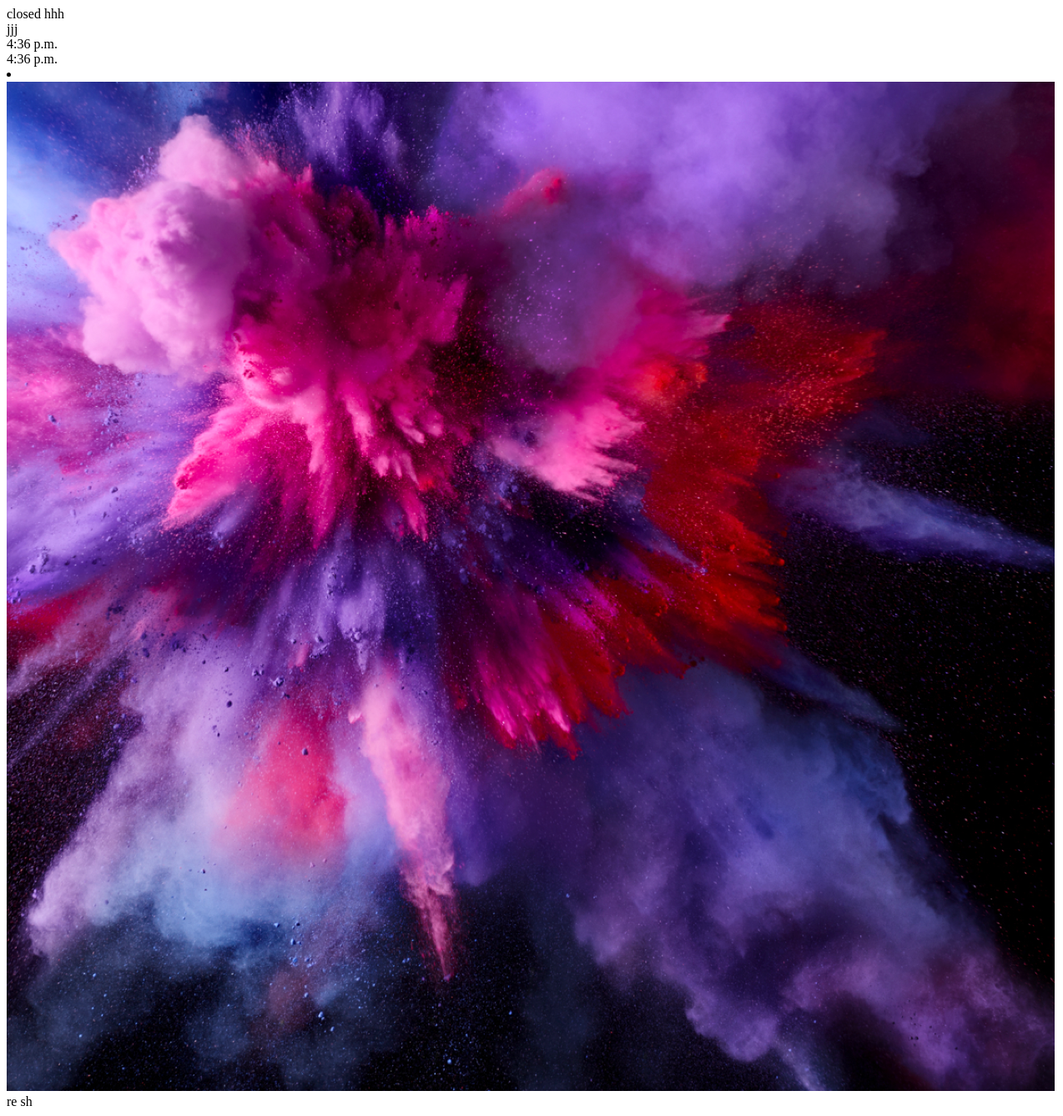
The page /detail/hhh/ on the database as committed earlier.
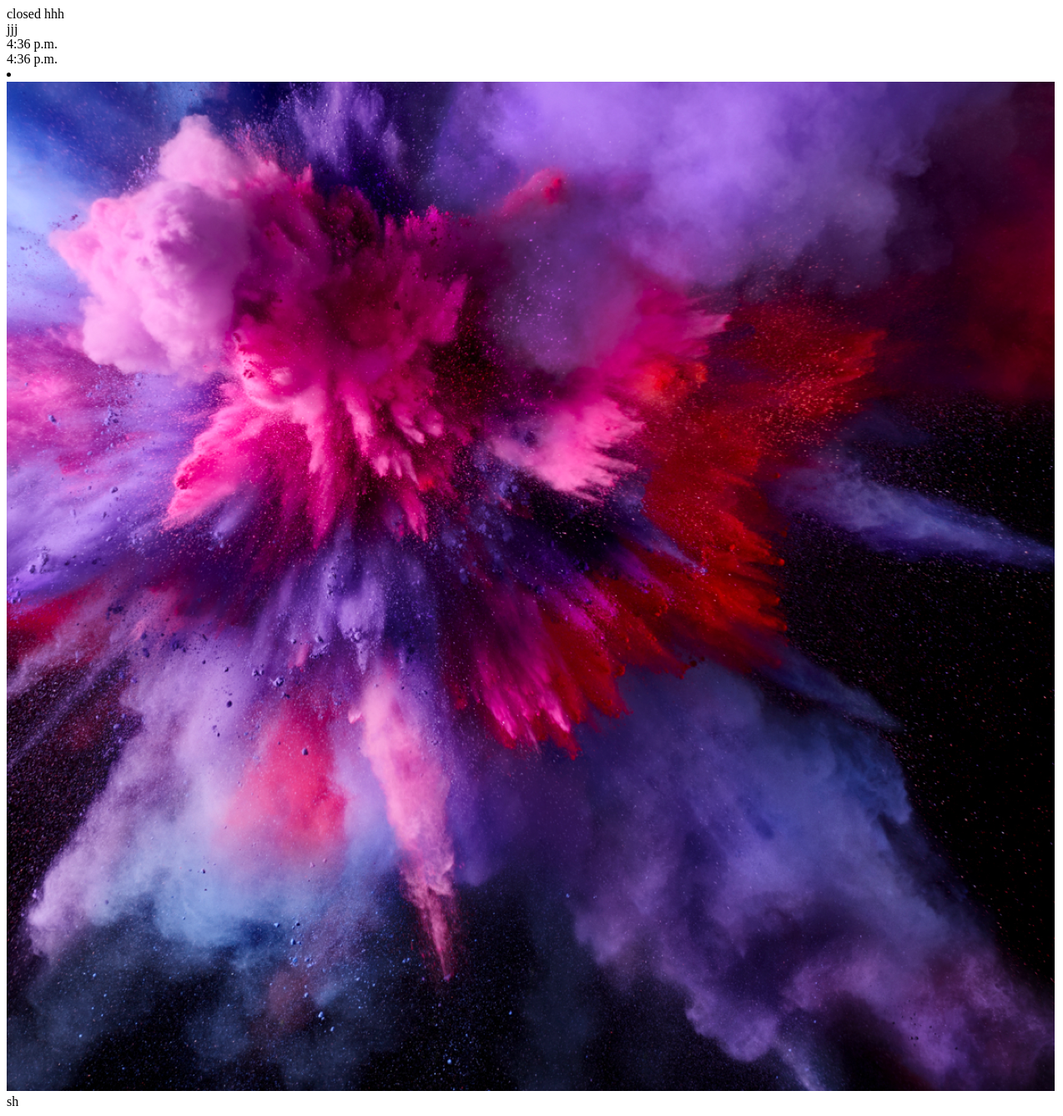
The same page on the database as committed later.
### restaurants/models.py (models this page shows)
class Item(models.Model):
	restaurant = models.ForeignKey(Restaurant)
	name = models.CharField(max_length=220, unique=True)
	slug = models.SlugField(blank =True)
	description = models.TextField()
	price = models.DecimalField(max_digits=20 , decimal_places=3)
	active = models.BooleanField(default=True)
	def __str__(self):
		return self.name
	class Meta:
		ordering = ['name']

### restaurants/views.py (the view)
# urls.py: url(r'^detail/(?P<restaurant_slug>[-\w]+)/$', views.restaurant_detail, name="restaurant_detail" ),
def restaurant_detail(request, restaurant_slug):
	status = "open"
	restaurant = Restaurant.objects.get(slug=restaurant_slug)
	items = Item.objects.filter(restaurant=restaurant)
	if not request.user.is_staff:
		items = items.filter(active=True)
	if timezone.now().time() < restaurant.opening_time or timezone.now().time() > restaurant.closing_time:
		status = "closed"
	context = {
		"status":status,
		"restaurant": restaurant,
		"items": items,
	}
	return render(request, 'restaurant_detail.html', context)

### restaurants/templates/restaurant_detail.html (shortened to what this page needs)
{{restaurant.name}} <br>
{{restaurant.description}} <br>
{{restaurant.opening_time}} <br>
{{restaurant.closing_time}} <br>
{% if restaurant.logo %}
<li><img src="{{restaurant.logo.url}}" alt=""></li>
{% endif %}
{% for item in items %}
    {{item}}
{% endfor %}

Rows that differ between the two databases and show on the page:
no longer on this page (row edited): Item: name "re"
